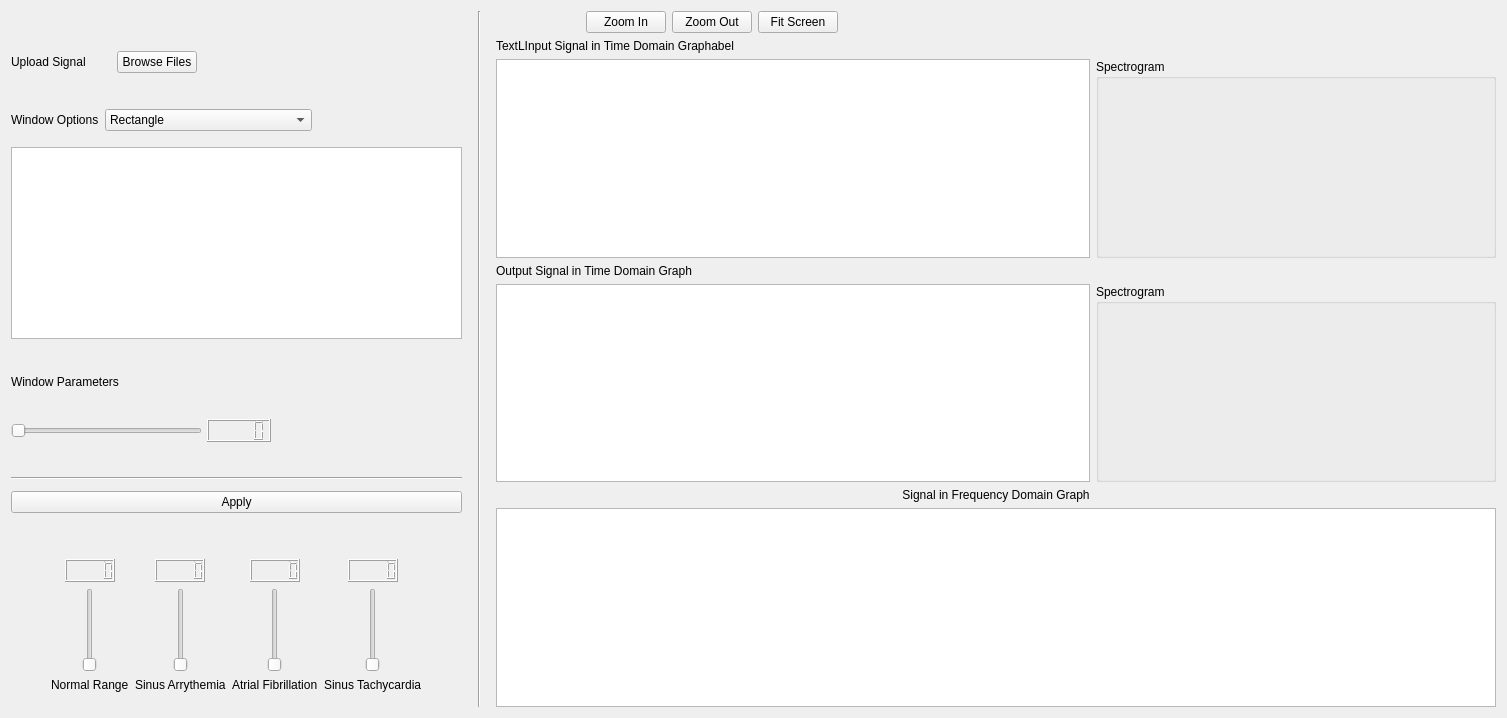
      <widget class="QWidget" name="tab_5">
       <attribute name="title">
        <string>ECG Abnormalities Mode</string>
       </attribute>
       <layout class="QHBoxLayout" name="horizontalLayout_41" stretch="0,0,3">
        <item>
         <layout class="QVBoxLayout" name="verticalLayout_64">
          <property name="sizeConstraint">
           <enum>QLayout::SetDefaultConstraint</enum>
          </property>
          <property name="rightMargin">
           <number>10</number>
          </property>
          <item>
           <spacer name="verticalSpacer_7">
            <property name="orientation">
             <enum>Qt::Vertical</enum>
            </property>
            <property name="sizeType">
             <enum>QSizePolicy::Fixed</enum>
            </property>
            <property name="sizeHint" stdset="0">
             <size>
              <width>20</width>
              <height>40</height>
             </size>
            </property>
           </spacer>
          </item>
          <item>
           <layout class="QHBoxLayout" name="horizontalLayout_26">
            <property name="bottomMargin">
             <number>30</number>
            </property>
            <item>
             <widget class="QLabel" name="label_75">
              <property name="sizePolicy">
               <sizepolicy hsizetype="Fixed" vsizetype="Preferred">
                <horstretch>0</horstretch>
                <verstretch>0</verstretch>
               </sizepolicy>
              </property>
              <property name="minimumSize">
               <size>
                <width>100</width>
                <height>0</height>
               </size>
              </property>
              <property name="text">
               <string>Upload Signal</string>
              </property>
             </widget>
            </item>
            <item alignment="Qt::AlignLeft">
             <widget class="QPushButton" name="browseButton4">
              <property name="sizePolicy">
               <sizepolicy hsizetype="Expanding" vsizetype="Fixed">
                <horstretch>0</horstretch>
                <verstretch>0</verstretch>
               </sizepolicy>
              </property>
              <property name="text">
               <string>Browse Files</string>
              </property>
             </widget>
            </item>
            <item>
             <spacer name="horizontalSpacer_37">
              <property name="orientation">
               <enum>Qt::Horizontal</enum>
              </property>
              <property name="sizeType">
               <enum>QSizePolicy::Fixed</enum>
              </property>
              <property name="sizeHint" stdset="0">
               <size>
                <width>150</width>
                <height>20</height>
               </size>
              </property>
             </spacer>
            </item>
           </layout>
          </item>
          <item>
           <layout class="QHBoxLayout" name="horizontalLayout_27">
            <property name="bottomMargin">
             <number>10</number>
            </property>
            <item>
             <widget class="QLabel" name="label_76">
              <property name="text">
               <string>Window Options</string>
              </property>
             </widget>
            </item>
            <item>
             <widget class="QComboBox" name="comboBox_mode4">
              <property name="sizePolicy">
               <sizepolicy hsizetype="Expanding" vsizetype="Fixed">
                <horstretch>0</horstretch>
                <verstretch>0</verstretch>
               </sizepolicy>
              </property>
              <item>
               <property name="text">
                <string>Rectangle</string>
               </property>
              </item>
              <item>
               <property name="text">
                <string>Hamming</string>
               </property>
              </item>
              <item>
               <property name="text">
                <string>Hanning</string>
               </property>
              </item>
              <item>
               <property name="text">
                <string>Gaussian</string>
               </property>
              </item>
             </widget>
            </item>
            <item>
             <spacer name="horizontalSpacer_38">
              <property name="orientation">
               <enum>Qt::Horizontal</enum>
              </property>
              <property name="sizeType">
               <enum>QSizePolicy::Fixed</enum>
              </property>
              <property name="sizeHint" stdset="0">
               <size>
                <width>150</width>
                <height>20</height>
               </size>
              </property>
             </spacer>
            </item>
           </layout>
          </item>
          <item>
           <widget class="PlotWidget" name="windowGraph4"/>
          </item>
          <item>
           <layout class="QVBoxLayout" name="verticalLayout_50">
            <property name="spacing">
             <number>15</number>
            </property>
            <property name="topMargin">
             <number>30</number>
            </property>
            <property name="bottomMargin">
             <number>5</number>
            </property>
            <item>
             <widget class="QLabel" name="label_77">
              <property name="text">
               <string>Window Parameters</string>
              </property>
             </widget>
            </item>
            <item>
             <layout class="QHBoxLayout" name="horizontalLayout_28">
              <property name="bottomMargin">
               <number>15</number>
              </property>
             </layout>
            </item>
            <item>
             <layout class="QHBoxLayout" name="horizontalLayout_38">
              <property name="spacing">
               <number>5</number>
              </property>
              <property name="bottomMargin">
               <number>20</number>
              </property>
              <item>
               <widget class="QSlider" name="windowSlider4">
                <property name="orientation">
                 <enum>Qt::Horizontal</enum>
                </property>
               </widget>
              </item>
              <item>
               <widget class="QLCDNumber" name="lcdNumber_11"/>
              </item>
              <item>
               <spacer name="horizontalSpacer_40">
                <property name="orientation">
                 <enum>Qt::Horizontal</enum>
                </property>
                <property name="sizeHint" stdset="0">
                 <size>
                  <width>40</width>
                  <height>20</height>
                 </size>
                </property>
               </spacer>
              </item>
             </layout>
            </item>
            <item>
             <widget class="Line" name="line_8">
              <property name="orientation">
               <enum>Qt::Horizontal</enum>
              </property>
             </widget>
            </item>
           </layout>
          </item>
          <item>
           <widget class="QPushButton" name="applyButton4">
            <property name="text">
             <string>Apply</string>
            </property>
           </widget>
          </item>
          <item>
           <spacer name="verticalSpacer_8">
            <property name="orientation">
             <enum>Qt::Vertical</enum>
            </property>
            <property name="sizeType">
             <enum>QSizePolicy::Fixed</enum>
            </property>
            <property name="sizeHint" stdset="0">
             <size>
              <width>20</width>
              <height>40</height>
             </size>
            </property>
           </spacer>
          </item>
          <item>
           <layout class="QHBoxLayout" name="horizontalLayout_39">
            <property name="bottomMargin">
             <number>15</number>
            </property>
            <item>
             <spacer name="horizontalSpacer_41">
              <property name="orientation">
               <enum>Qt::Horizontal</enum>
              </property>
              <property name="sizeType">
               <enum>QSizePolicy::Fixed</enum>
              </property>
              <property name="sizeHint" stdset="0">
               <size>
                <width>40</width>
                <height>20</height>
               </size>
              </property>
             </spacer>
            </item>
            <item>
             <layout class="QVBoxLayout" name="verticalLayout_51">
              <item alignment="Qt::AlignHCenter">
               <widget class="QLCDNumber" name="lcdNumber_31">
                <property name="maximumSize">
                 <size>
                  <width>50</width>
                  <height>16777215</height>
                 </size>
                </property>
               </widget>
              </item>
              <item alignment="Qt::AlignHCenter">
               <widget class="QSlider" name="ecgSlider_1">
                <property name="orientation">
                 <enum>Qt::Vertical</enum>
                </property>
               </widget>
              </item>
              <item alignment="Qt::AlignHCenter">
               <widget class="QLabel" name="label_80">
                <property name="text">
                 <string>Normal Range</string>
                </property>
               </widget>
              </item>
             </layout>
            </item>
            <item>
             <layout class="QVBoxLayout" name="verticalLayout_52">
              <item alignment="Qt::AlignHCenter">
               <widget class="QLCDNumber" name="lcdNumber_32">
                <property name="maximumSize">
                 <size>
                  <width>50</width>
                  <height>16777215</height>
                 </size>
                </property>
               </widget>
              </item>
              <item alignment="Qt::AlignHCenter">
               <widget class="QSlider" name="ecgSlider_2">
                <property name="orientation">
                 <enum>Qt::Vertical</enum>
                </property>
               </widget>
              </item>
              <item alignment="Qt::AlignHCenter">
               <widget class="QLabel" name="label_81">
                <property name="text">
                 <string>Sinus Arrythemia</string>
                </property>
               </widget>
              </item>
             </layout>
            </item>
            <item>
             <layout class="QVBoxLayout" name="verticalLayout_53">
              <item alignment="Qt::AlignHCenter">
               <widget class="QLCDNumber" name="lcdNumber_33">
                <property name="maximumSize">
                 <size>
                  <width>50</width>
                  <height>16777215</height>
                 </size>
                </property>
               </widget>
              </item>
              <item alignment="Qt::AlignHCenter">
               <widget class="QSlider" name="ecgSlider_3">
                <property name="orientation">
                 <enum>Qt::Vertical</enum>
                </property>
               </widget>
              </item>
              <item alignment="Qt::AlignHCenter">
               <widget class="QLabel" name="label_82">
                <property name="text">
                 <string>Atrial Fibrillation</string>
                </property>
               </widget>
              </item>
             </layout>
            </item>
            <item>
             <layout class="QVBoxLayout" name="verticalLayout_54">
              <item alignment="Qt::AlignHCenter">
               <widget class="QLCDNumber" name="lcdNumber_34">
                <property name="maximumSize">
                 <size>
                  <width>50</width>
                  <height>16777215</height>
                 </size>
                </property>
               </widget>
              </item>
              <item alignment="Qt::AlignHCenter">
               <widget class="QSlider" name="ecgSlider_4">
                <property name="orientation">
                 <enum>Qt::Vertical</enum>
                </property>
               </widget>
              </item>
              <item alignment="Qt::AlignHCenter">
               <widget class="QLabel" name="label_83">
                <property name="text">
                 <string>Sinus Tachycardia</string>
                </property>
               </widget>
              </item>
             </layout>
            </item>
            <item>
             <spacer name="horizontalSpacer_42">
              <property name="orientation">
               <enum>Qt::Horizontal</enum>
              </property>
              <property name="sizeType">
               <enum>QSizePolicy::Fixed</enum>
              </property>
              <property name="sizeHint" stdset="0">
               <size>
                <width>40</width>
                <height>20</height>
               </size>
              </property>
             </spacer>
            </item>
           </layout>
          </item>
         </layout>
        </item>
        <item>
         <widget class="Line" name="line_4">
          <property name="maximumSize">
           <size>
            <width>2</width>
            <height>16777215</height>
           </size>
          </property>
          <property name="orientation">
           <enum>Qt::Vertical</enum>
          </property>
         </widget>
        </item>
        <item>
         <layout class="QVBoxLayout" name="verticalLayout_46">
          <property name="leftMargin">
           <number>10</number>
          </property>
          <item>
           <layout class="QHBoxLayout" name="horizontalLayout_23">
            <item>
             <spacer name="horizontalSpacer_36">
              <property name="orientation">
               <enum>Qt::Horizontal</enum>
              </property>
              <property name="sizeType">
               <enum>QSizePolicy::Fixed</enum>
              </property>
              <property name="sizeHint" stdset="0">
               <size>
                <width>90</width>
                <height>20</height>
               </size>
              </property>
             </spacer>
            </item>
            <item>
             <widget class="QPushButton" name="zoomInButton4">
              <property name="text">
               <string>Zoom In</string>
              </property>
             </widget>
            </item>
            <item>
             <widget class="QPushButton" name="zoomOutButton4">
              <property name="text">
               <string>Zoom Out</string>
              </property>
             </widget>
            </item>
            <item>
             <widget class="QPushButton" name="fitButton4">
              <property name="text">
               <string>Fit Screen</string>
              </property>
             </widget>
            </item>
            <item>
             <spacer name="horizontalSpacer_7">
              <property name="orientation">
               <enum>Qt::Horizontal</enum>
              </property>
              <property name="sizeType">
               <enum>QSizePolicy::Fixed</enum>
              </property>
              <property name="sizeHint" stdset="0">
               <size>
                <width>40</width>
                <height>20</height>
               </size>
              </property>
             </spacer>
            </item>
            <item>
             <spacer name="horizontalSpacer_8">
              <property name="orientation">
               <enum>Qt::Horizontal</enum>
              </property>
              <property name="sizeHint" stdset="0">
               <size>
                <width>40</width>
                <height>20</height>
               </size>
              </property>
             </spacer>
            </item>
           </layout>
          </item>
          <item>
           <layout class="QVBoxLayout" name="verticalLayout_47">
            <item>
             <widget class="QLabel" name="label_72">
              <property name="text">
               <string>TextLInput Signal in Time Domain Graphabel</string>
              </property>
             </widget>
            </item>
            <item>
             <layout class="QHBoxLayout" name="horizontalLayout_24" stretch="1,0">
              <item>
               <widget class="PlotWidget" name="inputGraph4"/>
              </item>
              <item>
               <widget class="QGroupBox" name="groupBox_7">
                <property name="minimumSize">
                 <size>
                  <width>400</width>
                  <height>0</height>
                 </size>
                </property>
                <property name="title">
                 <string>Spectrogram</string>
                </property>
                <widget class="QWidget" name="gridLayoutWidget_3">
                 <property name="geometry">
                  <rect>
                   <x>-1</x>
                   <y>9</y>
                   <width>401</width>
                   <height>251</height>
                  </rect>
                 </property>
                 <layout class="QGridLayout" name="gridLayout_3">
                  <item row="0" column="0">
                   <layout class="QVBoxLayout" name="verticalLayout_18"/>
                  </item>
                 </layout>
                </widget>
               </widget>
              </item>
             </layout>
            </item>
           </layout>
          </item>
          <item>
           <layout class="QVBoxLayout" name="verticalLayout_48">
            <item>
             <widget class="QLabel" name="label_73">
              <property name="text">
               <string>Output Signal in Time Domain Graph</string>
              </property>
             </widget>
            </item>
            <item>
             <layout class="QHBoxLayout" name="horizontalLayout_25" stretch="1,0">
              <item>
               <widget class="PlotWidget" name="outputGraph4"/>
              </item>
              <item>
               <widget class="QGroupBox" name="groupBox_8">
                <property name="minimumSize">
                 <size>
                  <width>400</width>
                  <height>0</height>
                 </size>
                </property>
                <property name="title">
                 <string>Spectrogram</string>
                </property>
                <widget class="QWidget" name="gridLayoutWidget_4">
                 <property name="geometry">
                  <rect>
                   <x>-1</x>
                   <y>20</y>
                   <width>401</width>
                   <height>231</height>
                  </rect>
                 </property>
                 <layout class="QGridLayout" name="gridLayout_4">
                  <item row="0" column="0">
                   <layout class="QVBoxLayout" name="verticalLayout_19"/>
                  </item>
                 </layout>
                </widget>
               </widget>
              </item>
             </layout>
            </item>
           </layout>
          </item>
          <item>
           <layout class="QVBoxLayout" name="verticalLayout_49">
            <item>
             <widget class="QLabel" name="label_74">
              <property name="text">
               <string>Signal in Frequency Domain Graph</string>
              </property>
              <property name="alignment">
               <set>Qt::AlignCenter</set>
              </property>
             </widget>
            </item>
            <item alignment="Qt::AlignHCenter">
             <widget class="PlotWidget" name="freqGraph4">
              <property name="sizePolicy">
               <sizepolicy hsizetype="Expanding" vsizetype="Expanding">
                <horstretch>0</horstretch>
                <verstretch>0</verstretch>
               </sizepolicy>
              </property>
              <property name="minimumSize">
               <size>
                <width>1000</width>
                <height>0</height>
               </size>
              </property>
              <property name="maximumSize">
               <size>
                <width>16777215</width>
                <height>16777215</height>
               </size>
              </property>
             </widget>
            </item>
           </layout>
          </item>
         </layout>
        </item>
       </layout>
      </widget>
